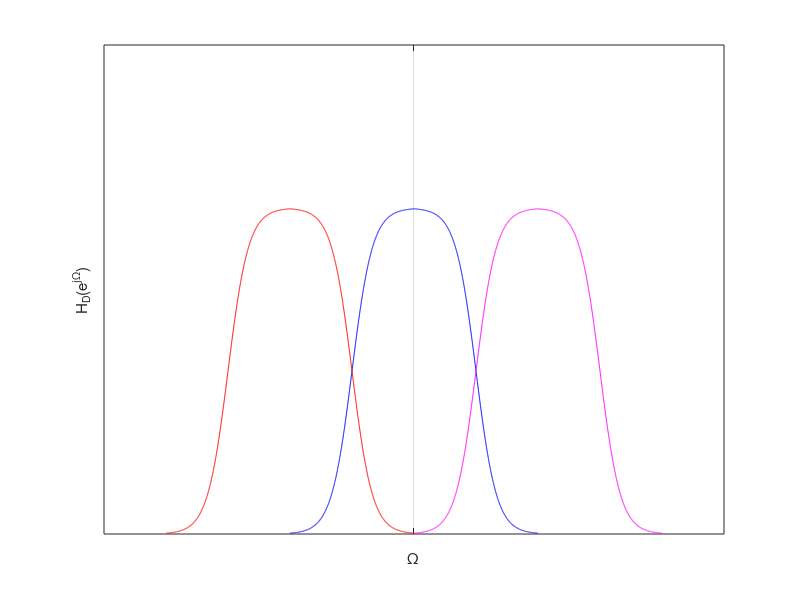
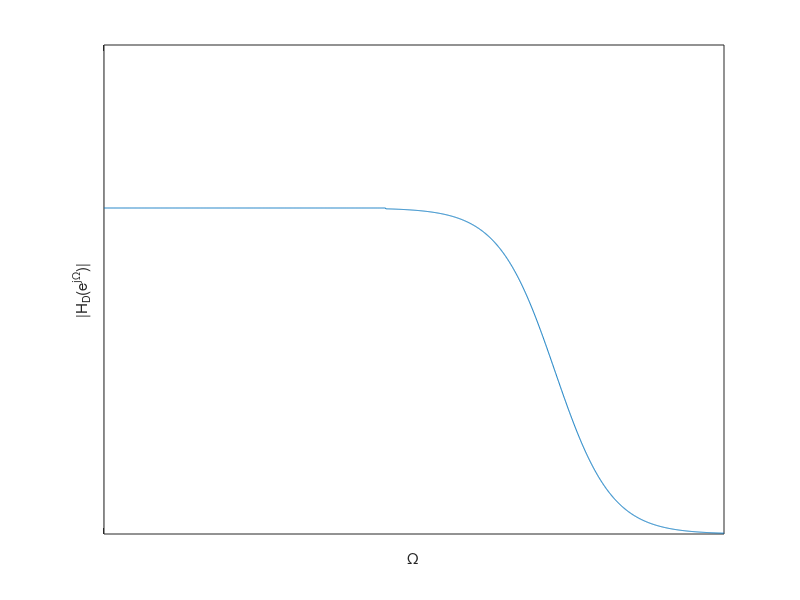
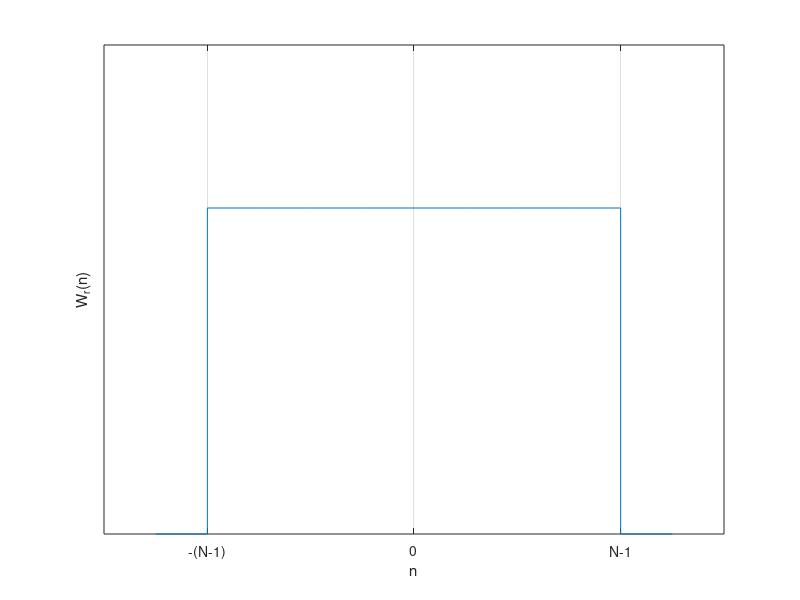
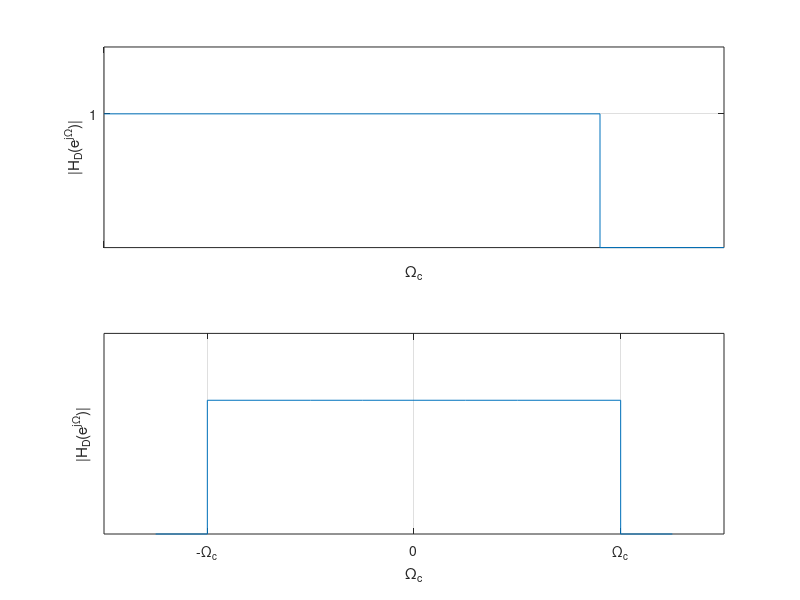

These charts were generated, in order, by the following MATLAB code: (Note: this script raises an error after producing the figures.)
%% ECE512 lecture 20 and 21
clear all; clc;
%% impulse invariant
x=-6:.01:6;
y=1./(1+exp(-x));
figure(1);clf;

% center lobe
plot(x-6,y,'b'); hold on
plot(-x+6,y,'b')

% left lobe
plot(x-18,y,'r'); hold on
plot(-x-6,y,'r')

% right lobe
plot(x+6,y,'m'); hold on
plot(-x+18,y,'m')


ylim([0 1.5])
xlabel('\Omega')
ylabel('H_D(e^{j\Omega})')
set(gca, 'XTick', [0],'XTickLabel',{})
set(gca, 'YTick', [],'YTickLabel',{})
grid on

%% LPF
x=-6:.01:6;
y=1./(1+exp(x));

y2=ones(1,1000);
y3=[y2 y];
x3=linspace(0,4, length(y3));
figure(2);clf;

% center lobe
plot(x3,y3); 


ylim([0 1.5])
xlabel('\Omega')
ylabel('|H_D(e^{j\Omega})|')
set(gca, 'XTick', [0],'XTickLabel',{})
set(gca, 'YTick', [],'YTickLabel',{})
grid on

%% rectangular window
figure(3);clf;
x=[-5 -4 -4 -3 -2 -1 0 1 2 3 4 4 5];
y=[0 0 1 1 1 1 1 1 1 1 1 0 0];
plot(x,y)
ylim([0 1.5])
xlabel('n')
ylabel('W_r(n)')
set(gca, 'XTick', [-4 0 4],'XTickLabel',{'-(N-1)','0','N-1'})
set(gca, 'YTick', [],'YTickLabel',{})
grid on
%% window example
figure(4);clf;
subplot(2,1,1)
x=[ 0 1 2 3 4 4 5];
y=[ 1 1 1 1 1 0 0];
plot(x,y)
ylim([0 1.5])
xlabel('\Omega_c')
ylabel('|H_D(e^{j\Omega})|')
set(gca, 'XTick', [0],'XTickLabel',{})
set(gca, 'YTick', [1],'YTickLabel',{'1'})
grid on

subplot(2,1,2)
x=[-5 -4 -4 -3 -2 -1 0 1 2 3 4 4 5];
y=[0 0 1 1 1 1 1 1 1 1 1 0 0];
plot(x,y)
ylim([0 1.5])
xlabel('\Omega_c')
ylabel('|H_D(e^{j\Omega})|')
set(gca, 'XTick', [-4 0 4],'XTickLabel',{'-\Omega_c','0','\Omega_c'})
set(gca, 'YTick', [],'YTickLabel',{})
grid on

%% example 2
figure(5);clf;
subplot(2,1,1)
b = fir1(48,[0.35 0.65]);
freqz(b,1,512)
subplot(2,1,2)
b = fir1(24,[0.35 0.65]);
freqz(b,1,512)

%% hann and hamming window
figure(6);clf;
% x=-10:.1:10;
% y1=sinc(x);
% y2=sinc(.2*x);
% plot(x,y1,x,y2)
% N=13;
% Om=-(N-1)/2:.01:(N-1)/2;
% a1=.3;
% a2=.5*.9;
% y1=a1*sin(Om*N/2)./sin(Om/2) + (1-a1*sin(Om*N/2-N*pi/(N-1)))./(2*sin(Om/2 - pi*(N-1))) + (1-a1*sin(Om*N/2+N*pi/(N-1)))./(2*sin(Om/2 + pi*(N-1)))
% y2=a2*sin(Om*N/2)./sin(Om/2) + (1-a2*sin(Om*N/2-N*pi/(N-1)))./(2*sin(Om/2 - pi*(N-1))) + (1-a2*sin(Om*N/2+N*pi/(N-1)))./(2*sin(Om/2 + pi*(N-1)))
% plot(Om,abs(y1))
L = 48;
wvtool(hamming(L))
wvtool(hann(L))

%% kaiser window
figure(7);clf
x=[0 1 2 3 4 5 5 6 7 7 8 9 9 10]
y1=[1 1 1 1 1 1 0 0 0 .1 .1 .1 0 0];
y2=[.9 .9 .9 .9 .9 .9 0 0 0 .1 .1 .1 0 0];
plot(x,y1,'b')
hold on
plot(x, y2,'b')
ylim([0 1.2])
xlabel('')
ylabel('|H_D(e^{j\Omega})|')
set(gca, 'XTick', [0 5 7 9],'XTickLabel',{'0','\Omega_c','\Omega_a','\Omega_{s/2}'})
set(gca, 'YTick', [.1 .9 1],'YTickLabel',{'S_2','1-S_1','1+S_1'})
grid on